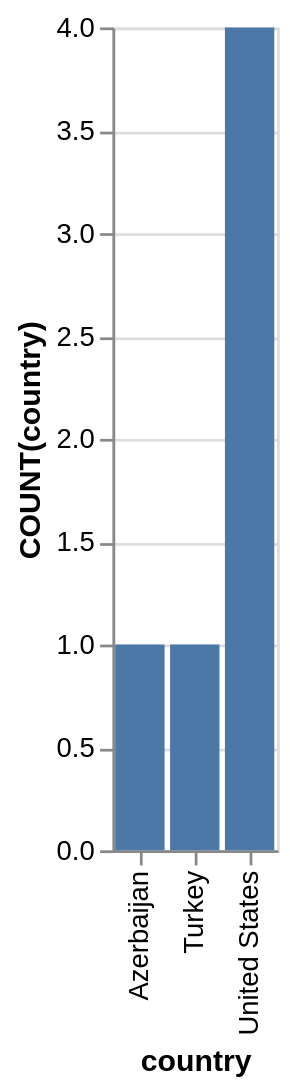

This figure's Vega-Lite source:
### Vega-Lite specification from a JSON file in a GitHub repository (floating-point values rounded to 4 significant figures)
{"data": {"values": [{"x_data": "Azerbaijan", "y_data": 1}, {"x_data": "Turkey", "y_data": 1}, {"x_data": "United States", "y_data": 4}]}, "mark": "bar", "encoding": {"x": {"field": "x_data", "type": "nominal", "title": "country", "sort": {"op": "sum", "field": "y_data", "order": "ascending"}}, "y": {"field": "y_data", "type": "quantitative", "title": "COUNT(country)"}}}
